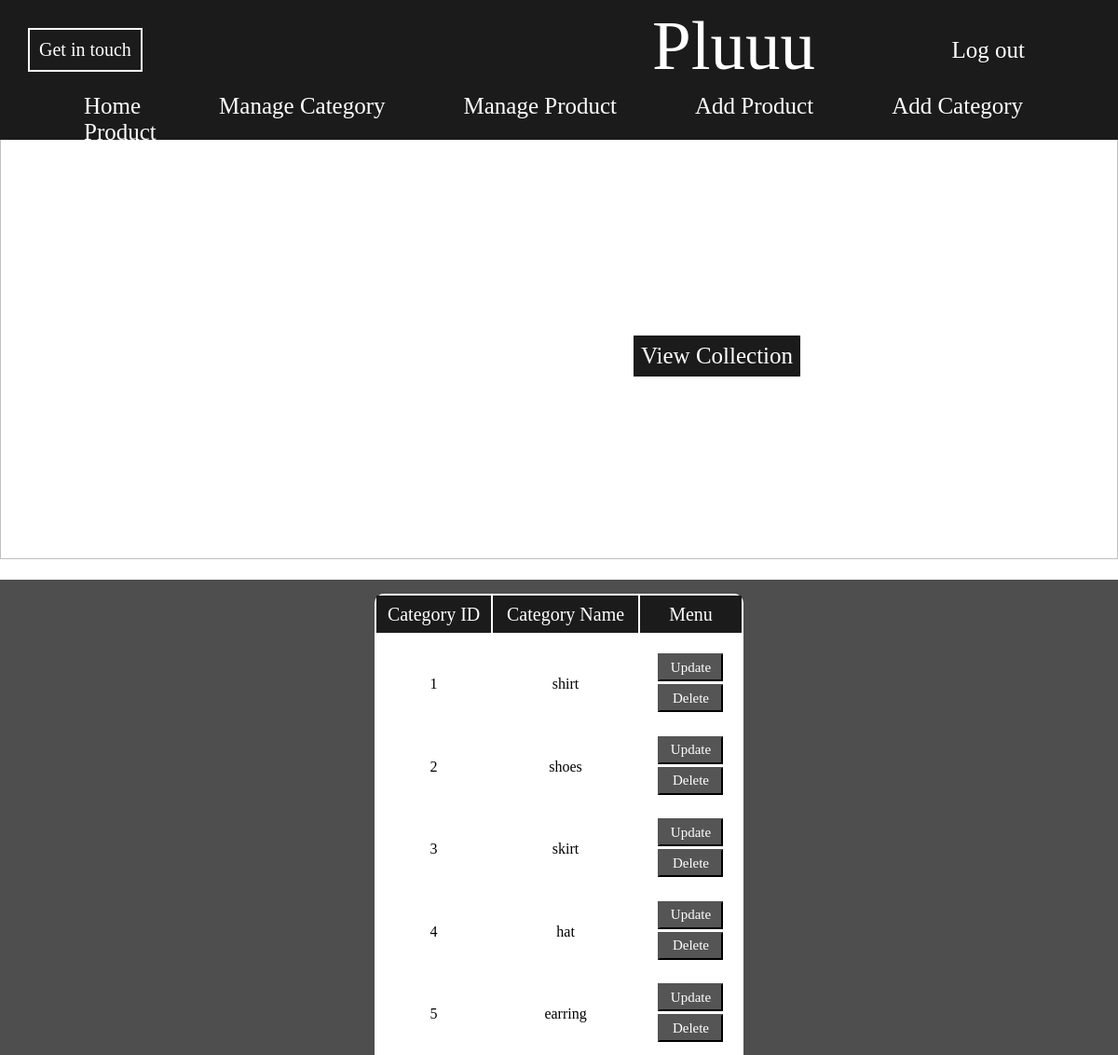
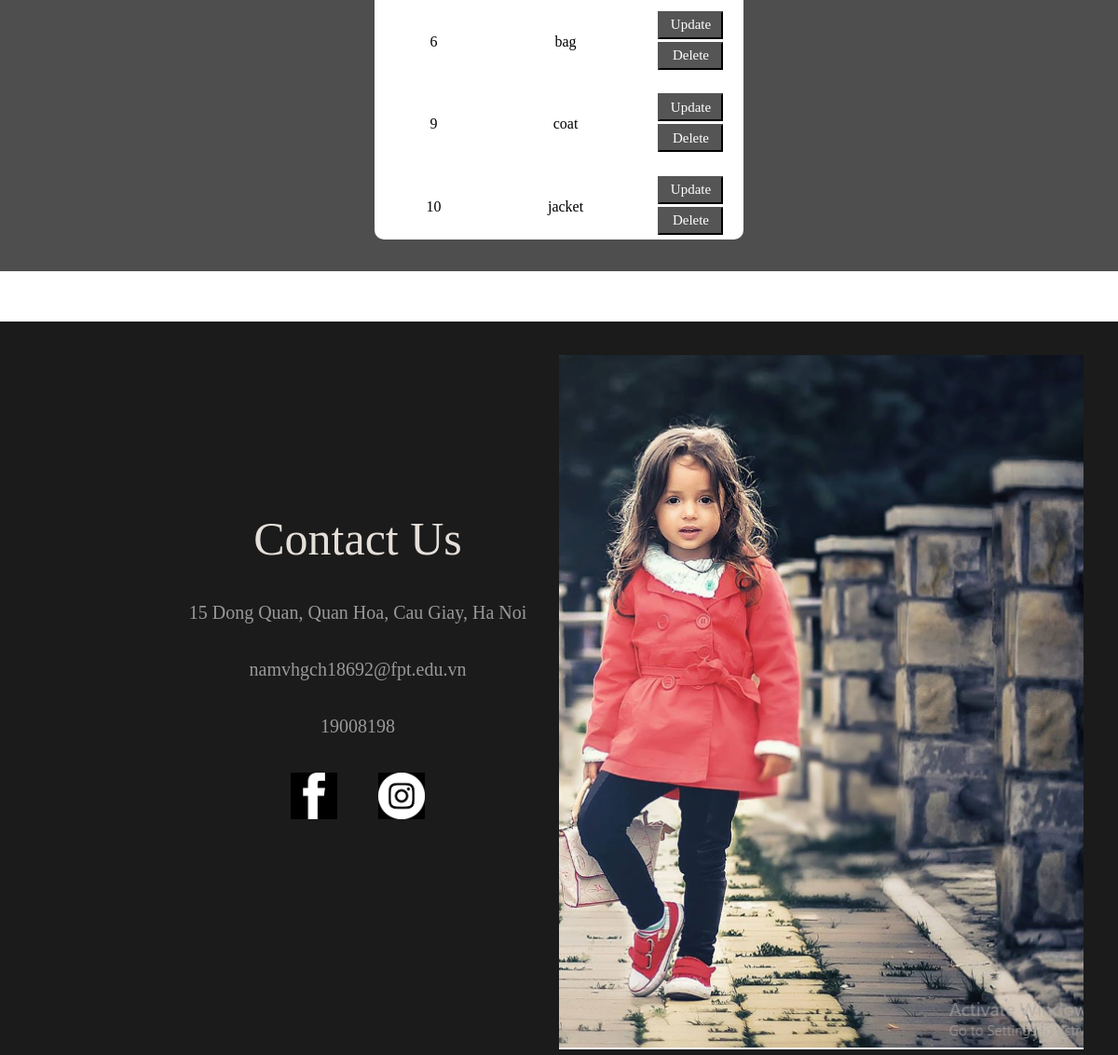
/manage_category.php (signed in), run on the app's committed database (2 pictures, top to bottom).
### tables this page shows
CREATE TABLE `category` (
  `categoryID` int(11) NOT NULL,
  `categoryName` varchar(10) NOT NULL
);

### manage_category.php (the view, shortened to what this page needs)
<?php
require_once "header.php";
?>
<!DOCTYPE html>
<html lang="en">
<head>
</head>
<body>
    <div class="wrapCate">
        <div id="tblCate">
            <table>
                <tr class="tblCate-head">
                    <th class="column1Cate">Category ID</th>
                    <th class="column2Cate">Category Name</th>
                    <th class="column3Cate">Menu</th>
                </tr>
                <?php
                $sql = "SELECT * FROM category";
                $result = $connection->query($sql);
                while ($cate = mysqli_fetch_array($result)) { ?>
                    <tr>
                        <td class="column1Cate"><?= $cate[0] ?></td>
                        <td class="column2Cate"><?= $cate[1] ?></td>
                        <td class="column3Cate">
                            <form action="update_category.php" method="POST">
                                <input class="btnManage" type="submit" value="Update">
                            </form>
                            <form action="delete_category.php" method="POST" onsubmit="return confirmDelete()">
                                <input class="btnManage" type="submit" value="Delete">
                            </form>
                        </td>
                    </tr>
                <?php } ?>
            </table>
        </div>
    </div>
</body>
</html>
<?php
require_once "footer.php";
?>

### css/style.css (style rules this page uses)
* { padding: 0px; margin: 0px; }
.btnManage { width: 70px; height: 30px; background-color: #555; color: white; font-size: 15px; font-family: inherit; margin-bottom: 3%; }
.tblCate-head th { font-family: inherit; font-size: 20px; color: white ; line-height: 2; font-weight: lighter; background-color: #1b1b1b; width: auto; }
.wrapCate { width: 100%; padding-top: 5px; height: auto; background-color: #4e4e4e; padding-bottom: 2%; }
#tblCate { margin: 10px auto; width: 33%; border-radius: 10px ; background-color: white; height: 95%; }
.column1Cate { text-align: center; width: 150px; }
.column2Cate { text-align: center; width: 200px; }
.column3Cate { text-align: center; width: 130px; }
#tblCate td { padding-top: 20px; }

### data on the page
category: categoryID "1", categoryName "shirt"
category: categoryID "2", categoryName "shoes"
category: categoryID "3", categoryName "skirt"
category: categoryID "4", categoryName "hat"
category: categoryID "5", categoryName "earring"
category: categoryID "6", categoryName "bag"
category: categoryID "9", categoryName "coat"
category: categoryID "10", categoryName "jacket"
